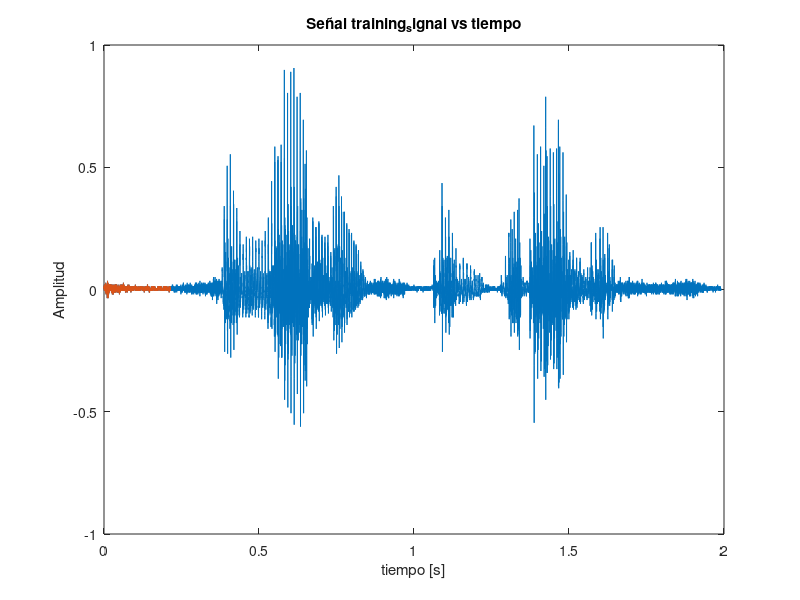

Reproduce this figure in MATLAB. (Note: this script raises an error after producing the figure.)
%%%%% LAB 5 DSP Parte 3
close all;clear; clc
load test_training_signals.mat

%%% Parte 3.1
signal = training_signal;
%soundsc(x, fs);
N = length(signal);
t = (0:N-1)/fs;

figure
plot(t,signal)
hold on
xlabel("tiempo [s]"); ylabel("Amplitud")
title("Señal training\_signal vs tiempo")

%[x,y] = ginput(20);
load subdivisiones.mat
x = [0;x];

rms_sig       = zeros(20,1);
cruces_ratio  = zeros(20,1); 

n2 = 0;
for i = 1:19
    n1 = x(i)*fs + 1;
    n2 = x(i+1)*fs + 1;
    t = (n1:n2)/fs;
    plot(t,signal(n1:n2));
    rms_sig(i) = rms(signal(n1:n2));
    cruces_ratio(i) = cruces_zero(signal(n1:n2),fs);
end
legend('silencio','silencio','s','e','ñ','a','l','e','s','silencio','t','e','m','p','o','r','a','l','e','s')


rms_sig(20) = rms(signal(n2:end));
cruces_ratio(20) = cruces_zero(signal(n2:end),fs);

index_s = [1              9                               20];
index_v = [    3  5   7        11       14    16    18      ];
index_u = [  2   4  6   8   10    12 13    15    17    19   ];

rms_s = rms_sig(index_s);
rms_v = rms_sig(index_v);
rms_u = rms_sig(index_u);

cruces_s = cruces_ratio(index_s);
cruces_v = cruces_ratio(index_v);
cruces_u = cruces_ratio(index_u);

figure
stem(index_s, rms_s)
hold on
stem(index_v, rms_v)
stem(index_u, rms_u)
legend('s','v','u')
xlabel("indice sonido [-]")
ylabel("Valor RMS")
title("Valor rms de sonidos diferenciados en training\_test.mat")

figure
stem(index_s, cruces_s)
hold on
stem(index_v, cruces_v)
stem(index_u, cruces_u)
legend('s','v','u')
xlabel("indice sonido [-]")
ylabel("Razón de cruces por 0 [cruce/ms]")
title("Ratio de cruces por cero de sonidos diferenciados en training\_test.mat")